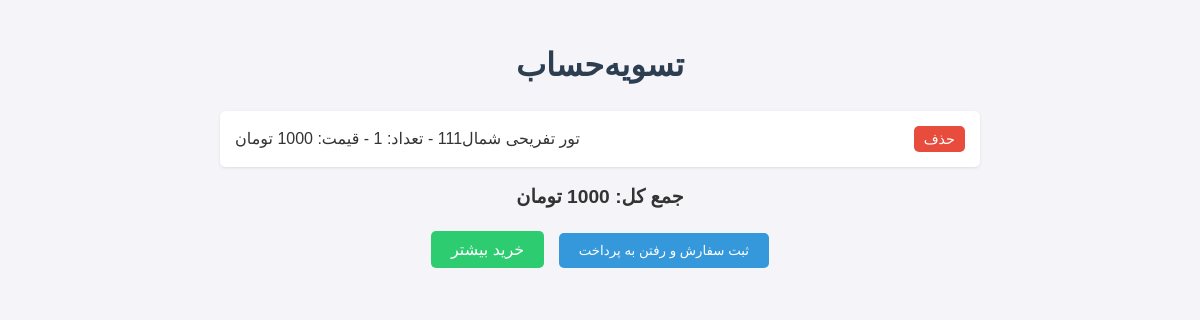
Page /cart/place-order/ (signed in) on the earlier database version.
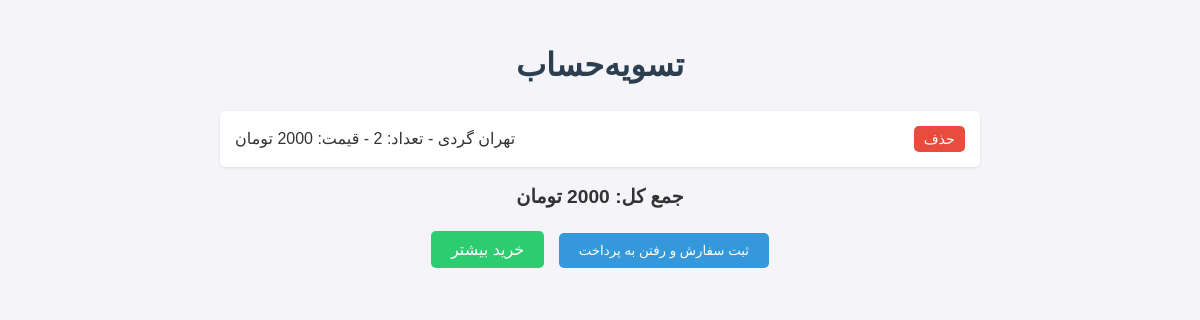
Same page on the later database version.
### cart/models.py (models this page shows, shortened)
class CartItem(models.Model):
    buyer = models.ForeignKey(User, on_delete=models.CASCADE, related_name='cart_items')
    tourBuyed = models.ForeignKey(tour, on_delete=models.CASCADE, null=True, blank=True, related_name='cart_tours',db_index=True)
    tourismBuyed = models.ForeignKey(tourism, on_delete=models.CASCADE, null=True, blank=True,
                                     related_name='cart_tourisms',db_index=True)
    quantityItem = models.PositiveIntegerField('تعداد', default=1)
    added_at = models.DateTimeField(auto_now_add=True)
    def get_total(self):
        if self.tourBuyed:
            return self.tourBuyed.price * self.quantityItem
        elif self.tourismBuyed:
            return self.tourismBuyed.price_tourism * self.quantityItem
        return 0

### tour/models.py (models this page shows, shortened)
class tour(models.Model):
    title = models.CharField('Title', max_length=50, null=True, blank=True)
    idtour = models.IntegerField(null=True, blank=True)
    firstdistination = models.CharField(max_length=50, null=True, blank=True)
    lastDestination = models.CharField(max_length=50, null=True, blank=True)
    startdate = models.DateField(null=True, blank=True)
    finishdate = models.DateField(null=True, blank=True)
    capacity = models.IntegerField(default=20000, null=True, blank=True,
                                   validators=[MinValueValidator(0)])  # جلوگیری از اعداد منفی
    clas = models.ForeignKey(User, on_delete=models.CASCADE, null=True,
                             related_name='tour_clas')  # اضافه کردن related_name
    image = models.ImageField(upload_to='tourr/', null=True, blank=True)
    price = models.PositiveIntegerField('قیمت',default=1000)  # برای محاسبه هزینه
    TICKET_TYPES = [
        ('bus', 'اتوبوس'),
        ('train', 'قطار'),
    ]
    ticket_type = models.CharField(max_length=10, choices=TICKET_TYPES, default='bus')

### cart/views.py (the view, shortened to what this page needs)
# urls.py: path('place-order/', views.place_order, name='place_order'),
@login_required
def place_order(request):
    cart_items = CartItem.objects.filter(buyer=request.user)
    total_price = sum(item.get_total() for item in cart_items)
    return render(request, 'cart/checkout.html', {'cart_items': cart_items, 'total_price': total_price})

### cart/templates/cart/checkout.html (shortened to what this page needs)
<!DOCTYPE html>
<html>
<head>
</head>
<body>
    <div class="container">
        <h1>تسویه‌حساب</h1>
        <ul>
            {% for item in cart_items %}
                <li>
                    <span>
                        {% if item.tourBuyed %}
                            {{ item.tourBuyed.title }}
                        {% elif item.tourismBuyed %}
                            {{ item.tourismBuyed.title_tourism }}
                        {% endif %}
                        - تعداد: {{ item.quantityItem }} - قیمت: {{ item.get_total }} تومان
                    </span>
                    <form method="POST" action="{% url 'cart:place_order' %}">
                        <button type="submit" class="delete-btn">حذف</button>
                    </form>
                </li>
            {% empty %}
                <li>سبد خرید شما خالی است</li>
            {% endfor %}
        </ul>
        <p>جمع کل: {{ total_price }} تومان</p>
        <div class="buttons">
            <a href="{% url 'main_page' %}" class="more-btn" style="padding: 10px 20px; text-decoration: none; color: #fff; border-radius: 5px;">خرید بیشتر</a>
            <form method="POST" action="{% url 'cart:place_order' %}" style="display: inline;">
                <button type="submit">ثبت سفارش و رفتن به پرداخت</button>
            </form>
        </div>
    </div>
</body>
</html>

Differences in the rows shown:
removed CartItem: get_total "1000"
added CartItem: tourBuyed "تهران گردی", get_total "2000"
Other differences:
{{ total_price }}: "1000" → "2000"
